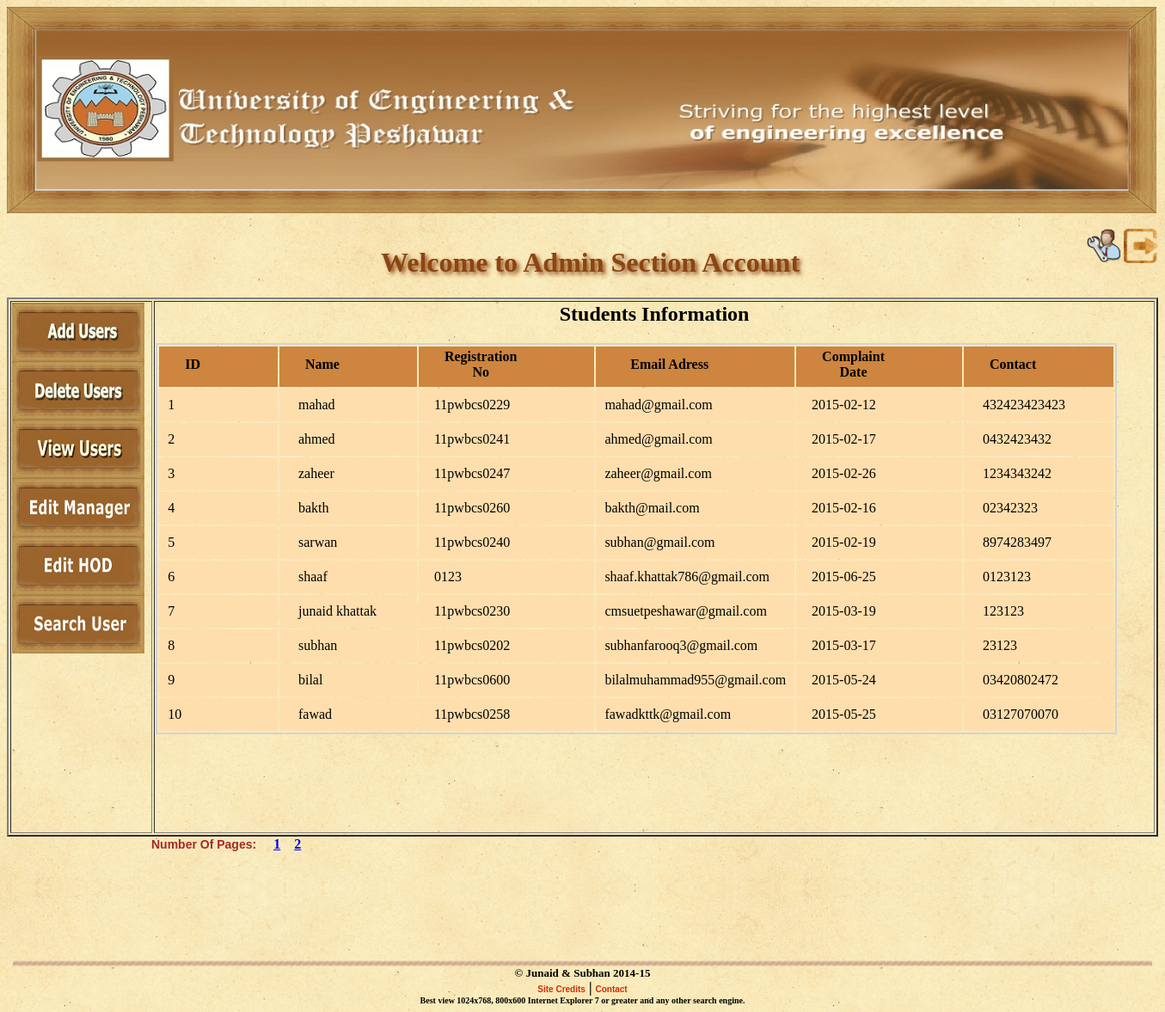
Page /adminsection.php (signed in) on the committed database.
### tables this page shows
CREATE TABLE IF NOT EXISTS `students` (
  `id` int(11) NOT NULL AUTO_INCREMENT,
  `name` varchar(50) NOT NULL,
  `reg_no` varchar(20) NOT NULL,
  `pass_word` varchar(100) NOT NULL,
  `email_adress` varchar(100) NOT NULL,
  `date` date NOT NULL,
  `contact` varchar(100) NOT NULL,
  PRIMARY KEY (`id`)
);

CREATE TABLE IF NOT EXISTS `copyright` (
  `id` int(11) NOT NULL AUTO_INCREMENT,
  `copyright_title` varchar(250) NOT NULL,
  PRIMARY KEY (`id`)
);

### adminsection.php (the view, shortened to what this page needs)
<?php session_start();
if(!isset($_SESSION['reg_no']))
{
header("Location:signinform.php");
}
else
{
?>
<html><head>
<link rel="stylesheet" type="text/css" href="css/style.css" />
<link rel="stylesheet" type="text/css" href="css/adminmainpage.css" />
</head>
<body>
<?php include('adminheader.php'); ?>
<p><center><h1 id="h1index">&nbsp;&nbsp;&nbsp;&nbsp;&nbsp;&nbsp;&nbsp;&nbsp;&nbsp;&nbsp;&nbsp;&nbsp;&nbsp;Welcome to Admin Section Account </h1></center></p>
<table width="100%" height="80%" border="2" >
  <tr valign="top">
    <td width="1%">
<a href="adminaddusers.php" ><img src="images/Addusers1.jpg" onMouseOver="this.src='images/Addusers22.jpg'" onMouseOut="this.src='images/Addusers1.jpg'"  /></a>
<a href="admindeleteusers.php" ><img src="images/Delusers1.jpg" onMouseOver="this.src='images/Delusers22.jpg'" onMouseOut="this.src='images/Delusers1.jpg'"  /></a>
<a href="adminviewusers.php" ><img src="images/viewusers1.jpg" onMouseOver="this.src='images/viewusers22.jpg'" onMouseOut="this.src='images/viewusers1.jpg'"  /></a>
<a href="editmanager.php" ><img src="images/Ed1.jpg" onMouseOver="this.src='images/Ed2.jpg'" onMouseOut="this.src='images/Ed1.jpg'"  /></a>
<a href="edithodaccount.php" ><img src="images/Edhod1.jpg" onMouseOver="this.src='images/Edhod2.jpg'" onMouseOut="this.src='images/Edhod1.jpg'"  /></a>
<a href="searchuser.php" ><img src="images/search1.jpg" onMouseOver="this.src='images/search2.jpg'" onMouseOut="this.src='images/search1.jpg'"  /></a>
   </td>
    <td width="50%" valign="top">
<?php
$num_rec_per_page=10;
if (isset($_GET["page"])) { $page  = $_GET["page"]; } else { $page=1; };
$start_from = ($page-1) * $num_rec_per_page;
$sql = "SELECT * FROM students LIMIT $start_from, $num_rec_per_page";
$query=mysql_query($sql);
?>
	<center><h2>Students Information</h2> </center>
		<div id="view-wrapper">
			<table>
				<tr>
					<th>ID</th>
					<th>Name</th>
					<th>Registration No</th>
					<th>Email Adress</th>
					<th>Complaint Date</th>
					<th>Contact</th>
				</tr>
			<tr>
              <?php
			if (mysql_num_rows($query) == 0)
			 {
    echo "<table bgcolor='#DC143C' width='890' border='1'>
  <tr><br>
    <td bgcolor='#FF0000'><font color='#fff'>No Students Registered </td>
  </tr>
</table>
";
}
else {
			$sno = 1;
			while($row = mysql_fetch_assoc($query))
  {
	echo "		<td>$sno</td>
					<td>&nbsp;&nbsp;&nbsp;$row[name]</td>
					<td>&nbsp;&nbsp;$row[reg_no]</td>";
				echo"	<td>$row[email_adress]</td>
					<td>&nbsp;&nbsp;$row[date]</td>
					<td>&nbsp;&nbsp;&nbsp;$row[contact]</td>
					</tr>";
$sno = $sno+1;
}}
	echo"		</table>
		</div>";
		?>
<?php
$sql = "SELECT * FROM  students";
$query = mysql_query($sql);
$total_records = mysql_num_rows($query);
$total_pages = ceil($total_records / $num_rec_per_page);
echo '<span style="color:brown;font:14px Arial"><b>Number Of Pages:</b></span>';
for ($i=1; $i<=$total_pages; $i++)
{
            echo "<b><a href='adminsection.php?page=".$i."'>".$i."</a><b> ";
};
?>
<br><br><br><br>
<br><br><br><br>
<?php include('footersection.php'); ?>
</body>
</html>
<?php } ?>

### footersection.php (shortened to what this page needs)
<center><img src="images/FooterBar.jpg" width="99%" height="7"></center>
<center>
<font size="2"><b>
<?php
$sql = 'SELECT * FROM copyright';
$query=mysql_query($sql);
?>
<?php
while($row = mysql_fetch_assoc($query))
  {
										echo		"  $row[copyright_title] ";
}
	?>
										</b></font>
</center>
<center>
<td class="freetext"  " align="center">
							<a href="site.php" class="red">Site Credits</a> | <a href="us.php" class="red">Contact</a><br>
						<font size="1"><b>	Best view 1024x768, 800x600 Internet Explorer 7 or greater and any other search engine.</b></font>
					  </td>
</center>

### css/style.css (style rules this page uses)
body { background-image:url(image/papertile.jpg); }
#h1index { color:#8B4513; text-shadow: 3px 3px 5px #8B4513; }
a.red:link { font-family: Verdana, Geneva, Arial, Helvetica, sans-serif; font-size: 10px; text-decoration: none; color: #D12D05; }

### css/adminmainpage.css (style rules this page uses)
h2 { text-align:center; }
#view-wrapper { width:800px; }
#view-wrapper table { margin:0 auto; border:2px solid lightgray; }
#view-wrapper table tr th { background-color:#CD853F; padding:3px 90px 8px 30px; }
#view-wrapper table tr { background-color:#FFDEAD; }
#view-wrapper table tr td { padding:10px 10px 10px 10px; }

### rows in the picture
students: name "mahad", reg_no "11pwbcs0229", email_adress "mahad@gmail.com", date "2015-02-12", contact "432423423423"
students: name "ahmed", reg_no "11pwbcs0241", email_adress "ahmed@gmail.com", date "2015-02-17", contact "0432423432"
students: name "zaheer", reg_no "11pwbcs0247", email_adress "zaheer@gmail.com", date "2015-02-26", contact "1234343242"
students: name "bakth", reg_no "11pwbcs0260", email_adress "bakth@mail.com", date "2015-02-16", contact "02342323"
students: name "sarwan", reg_no "11pwbcs0240", email_adress "subhan@gmail.com", date "2015-02-19", contact "8974283497"
students: name "shaaf", reg_no "0123", email_adress "shaaf.khattak786@gmail.com", date "2015-06-25", contact "0123123"
students: name "junaid khattak", reg_no "11pwbcs0230", email_adress "cmsuetpeshawar@gmail.com", date "2015-03-19", contact "123123"
students: name "subhan", reg_no "11pwbcs0202", email_adress "subhanfarooq3@gmail.com", date "2015-03-17", contact "23123"
students: name "bilal", reg_no "11pwbcs0600", email_adress "bilalmuhammad955@gmail.com", date "2015-05-24", contact "03420802472"
students: name "fawad", reg_no "11pwbcs0258", email_adress "fawadkttk@gmail.com", date "2015-05-25", contact "03127070070"
copyright: copyright_title "© Junaid & Subhan 2014-15"
